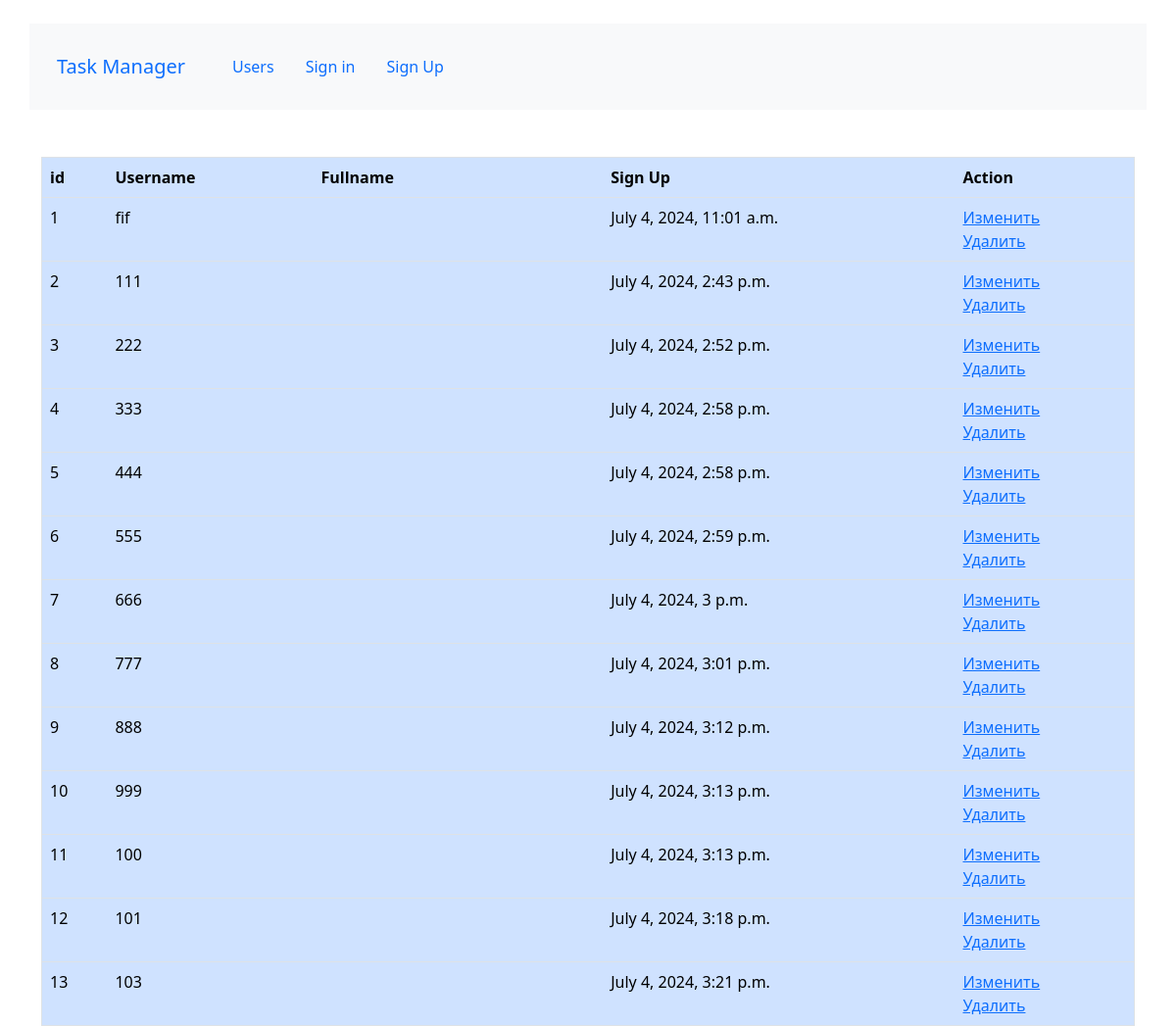
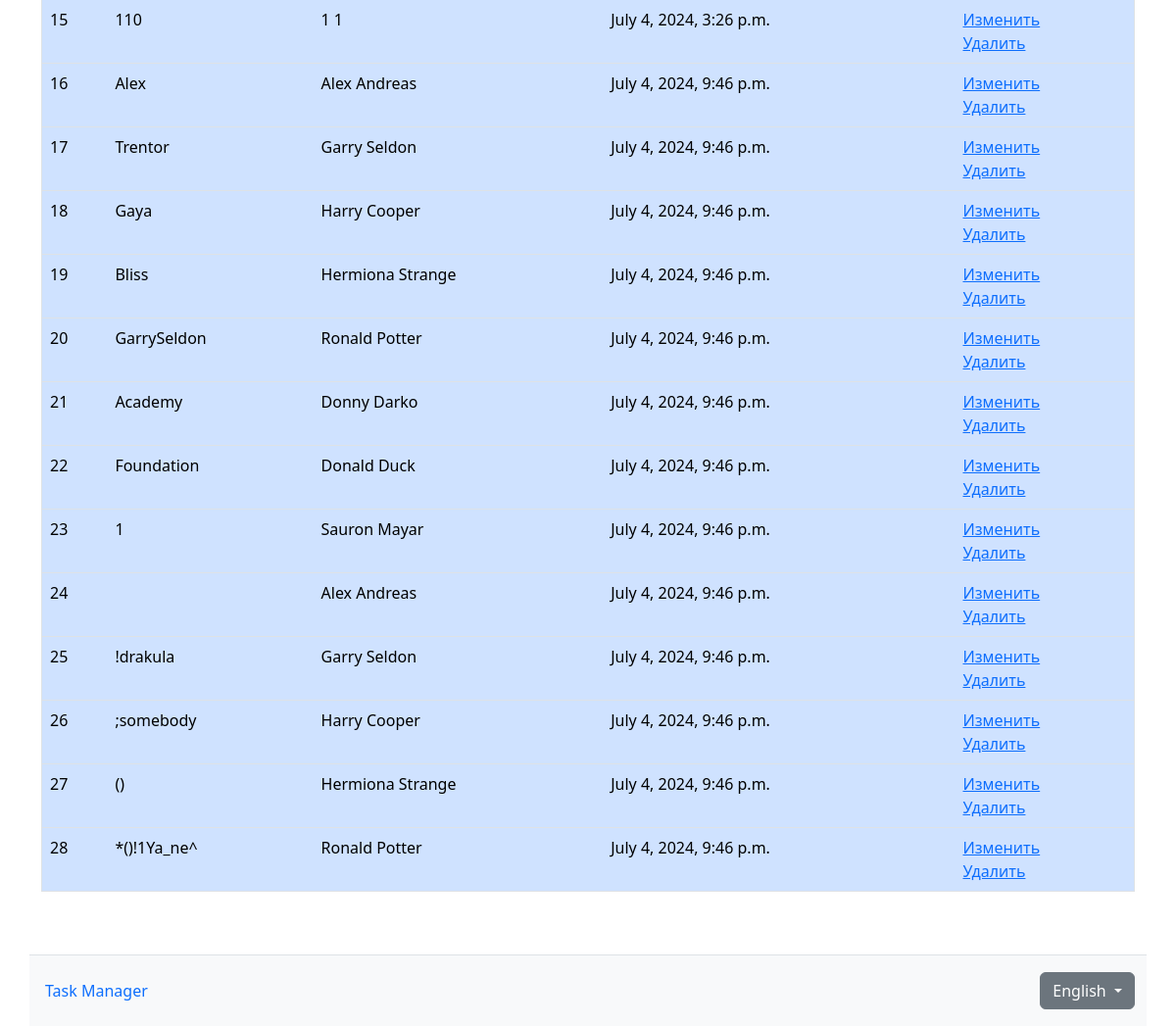
/en/users/, run on an earlier commit of the app's database (2 pictures, top to bottom).
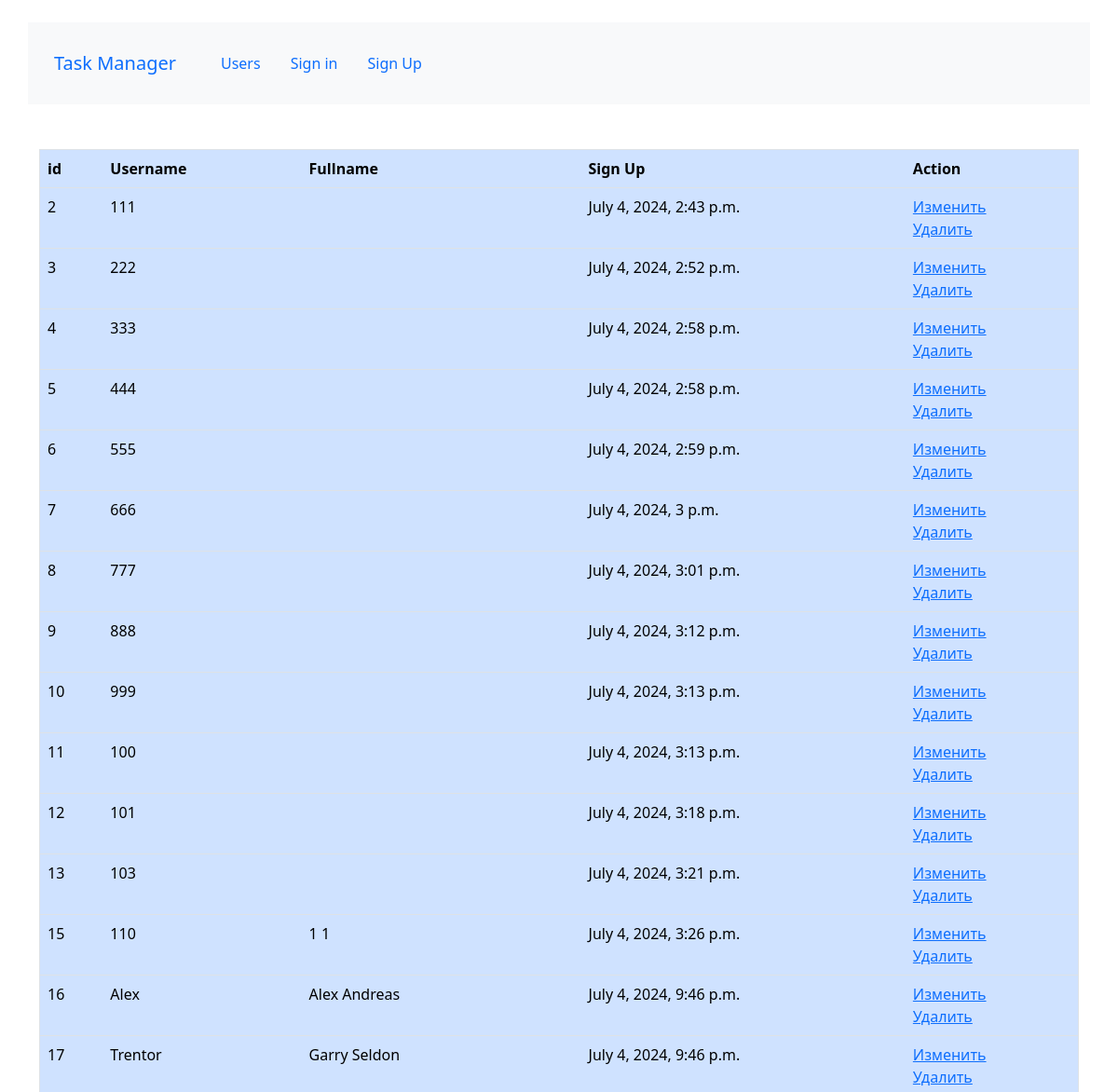
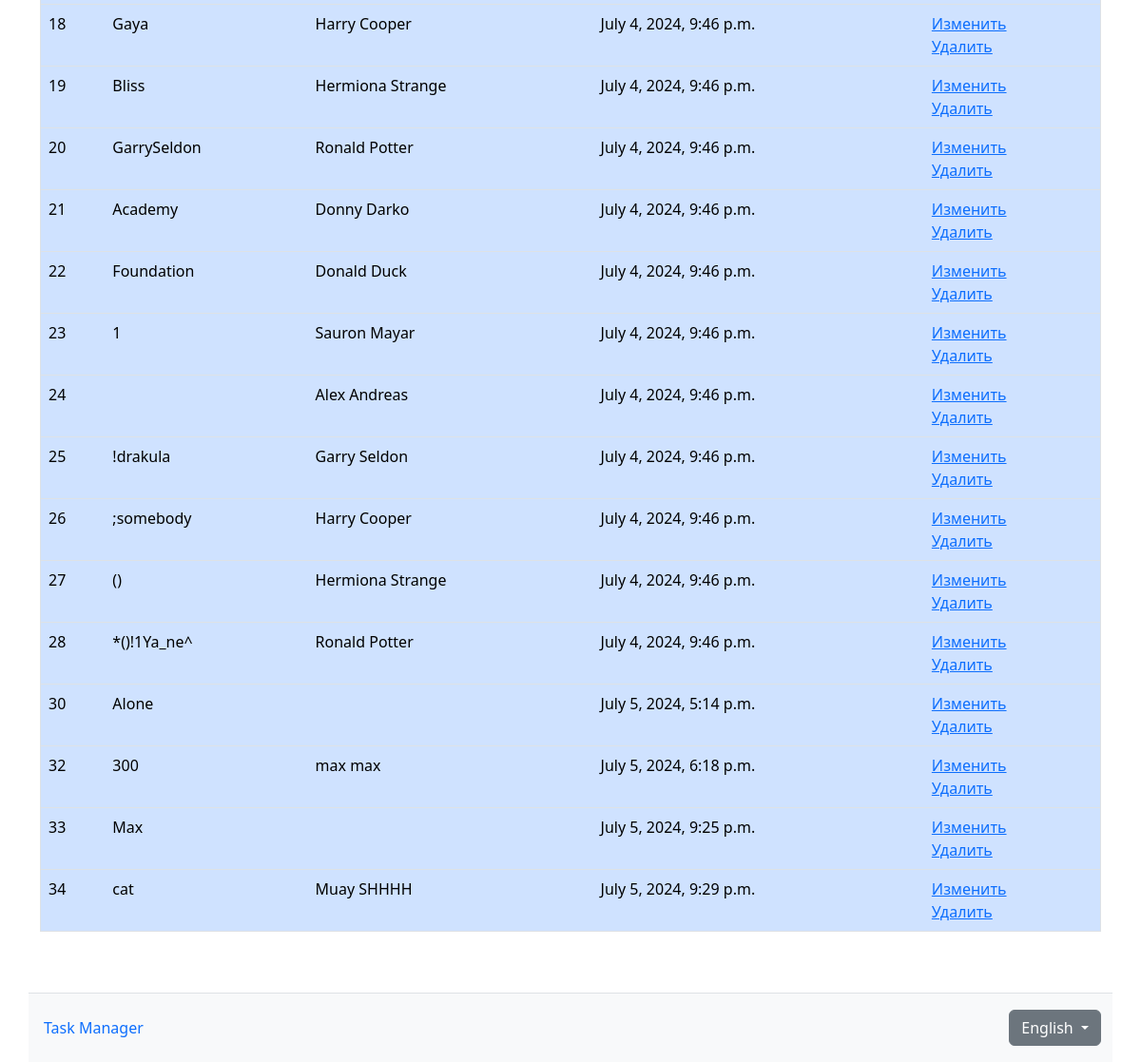
And on a later commit of the database (2 pictures, top to bottom).
### task_manager/users/models.py (models this page shows, shortened)
class CustomUser(AbstractUser):
    is_active = models.BooleanField(default=True)
    is_admin = models.BooleanField(default=False)
    objects = CustomUserManager()
    REQUIRED_FIELDS = ["first_name", "last_name", "password"]
    class Meta:
        permissions = [
            ("self_update", "Can self update"),
            ("self_delete", "Can self delete"),
        ]
    def get_full_name(self):
        return f"{self.first_name} {self.last_name}"

### task_manager/users/views.py (the view)
# urls.py: path("", views.UsersIndexView.as_view(), name="users_index"),
class UsersIndexView(ListView):
    model = get_user_model()
    pagination = 10
    template_name = "users/index.html"

### task_manager/templatetags/tags.py (called while the page is built)
@register.simple_tag(takes_context=True)
def change_lang(context, lang=None, *args, **kwargs):
    path = context['request'].path
    url_parts = resolve(path)
    url = path
    cur_language = get_language()
    try:
        activate(lang)
        url = reverse(url_parts.view_name, kwargs=url_parts.kwargs)
    finally:
        activate(cur_language)
    return "%s" % url

### task_manager/templates/users/index.html (shortened to what this page needs)
{% extends "layout.html" %}
{% load django_bootstrap5 %}
{% load i18n %}
{% load static %}
{% get_current_language as LANGUAGE_CODE %}
{% block content %}
<div class="table-responsive">
    <table class="table table-primary">
        <tr class="border bottom">
            <th>{% trans "id" %}</th>
            <th>{% trans "Username" %}</th>
            <th>{% trans "Fullname" %}</th>
            <th>{% trans "Registration" %}</th>
            <th>{% trans "Action" %}</th>
        </tr>
        {% for user in object_list %}
            <tr class="border bottom">
                <td>
                    {{ user.pk }}
                </td>
                <td>
                  {{ user.username }}
                </td>
                <td>
                    {{ user.get_full_name }}
                </td>
                <td>
                    {{ user.date_joined }}
                </td>
                <td>
                <div><a href="{% url 'users_update' pk=user.id %}">Изменить</a></div>
                <div><a href="{% url 'users_delete' pk=user.id %}">Удалить</a></div>
                </td>
            </tr>
        {% endfor %}
    </table>
    </div>
</div>
{% endblock content %}

### task_manager/templates/layout.html (shortened to what this page needs)
{% load django_bootstrap5 %}
{% load i18n %}
{% load static %}
{% get_current_language as LANGUAGE_CODE %}
<!DOCTYPE html>
<html>
    <head>
        {% bootstrap_css %}
    </head>
    <body>
        <header>
            {% include 'navigation.html' %}
        </header>
        <main>
            <div class="container wrapper d-flex flex-column mt-5">
                <div class="row flex-grow-1">
                    {% block content %}
                    {% endblock %}
                </div>
        </main>
        <footer>
            {% include 'footer.html'%}
        </footer>
    </body>
</html>

### task_manager/templates/navigation.html (shortened to what this page needs)
{% load django_bootstrap5 %}
{% load i18n %}
{% load static %}
<div class="container mt-4 bg-light">
    <div class="row">
        <div class="col-10">
            <nav class="navbar navbar-expand">
                <div>
                    <ul class="nav navbar">
                        <li class="nav-item navbar-brand active">
                            <a class="nav-link" href="{% url 'index' %}">{% trans 'SiteTitle'%}</a>
                        </li>
                        <li class="nav-item" >
                            <a class="nav-link" href="{% url 'users_index' %}">{% trans 'Users'%}</a>
                        </li>
                        {% if request.user.is_authenticated %}
                        <li class="nav-item" >
                            <a class="nav-link" href="{% url 'statuses_index' %}">{% trans 'Statuses'%}</a>
                        </li>
                        <li class="nav-item" >
                            <a class="nav-link" href="{% url 'tasks_index' %}">{% trans 'Tags'%}</a>
                        </li>
                        <li class="nav-item" >
                            <a class="nav-link" href="{% url 'users_index' %}">{% trans 'Tasks'%}</a>
                        </li>
                        </li>
                        {% else %}
                        <li class="nav-item" >
                            <a class="nav-link" href="{% url 'users_login' %}">{% trans 'Login'%}</a>
                        </li>
                        <li class="nav-item" >
                            <a class="nav-link" href="{% url 'users_create' %}">{% trans 'Registration'%}</a>
                        </li>
                        {% endif %}
                    </ul>
                </div>
            </nav>
        </div>
    </div>
</div>

### task_manager/templates/footer.html (shortened to what this page needs)
{% load django_bootstrap5 %}
{% load i18n %}
{% load static %}
{% get_current_language as LANGUAGE_CODE %}
{% load tags %}
<div class="container mt-5 mb-0 pb-0 border-top bg-light">
    <div class="row">
        <div class="navbar navbar-expand col-10">
            <ul class="nav navbar">
                <li class="nav-item">
                    <a class="nav-link" href="{% url 'index'%}">{% translate 'SiteTitle'%}</a>
                </li>
            </ul>
        </div>
        {% get_available_languages as LANGUAGES %}
        {% get_language_info_list for LANGUAGES as languages %}
        {% if languages|length > 1 %}
        {% get_language_info for LANGUAGE_CODE as current_language%}
            <div class="col-2 mr-0 align-self-center">
                <div class="dropdown text-end">
                    <button class="btn btn-secondary dropdown-toggle" type="button" id="dropdownMenuButton" data-bs-toggle="dropdown" aria-haspopup="true" aria-expanded="false">
                        {{ current_language.name_local }}
                    </button>
                </div>
            </div>
        {% endif %}
    </div>
</div>

What changed in the data, as far as the page shows it:
removed CustomUser: pk "1", username "fif", date_joined "July 4, 2024, 11:01 a.m."
added CustomUser: pk "30", username "Alone", date_joined "July 5, 2024, 5:14 p.m."
added CustomUser: pk "32", username "300", get_full_name "max max", date_joined "July 5, 2024, 6:18 p.m."
added CustomUser: pk "33", username "Max", date_joined "July 5, 2024, 9:25 p.m."
added CustomUser: pk "34", username "cat", get_full_name "Muay SHHHH", date_joined "July 5, 2024, 9:29 p.m."
